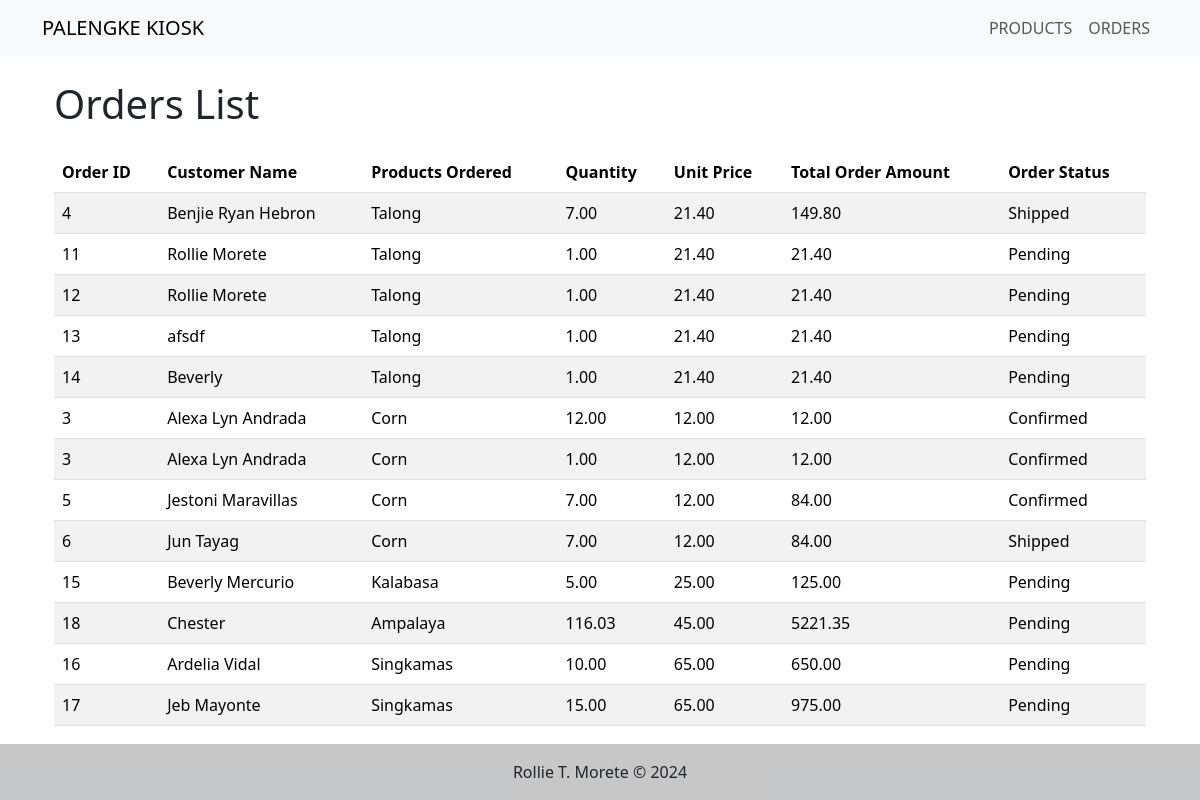
/orders.php, run on the app's committed database.
### tables this page shows
CREATE TABLE `order_details` (
  `order_item_id` int(11) NOT NULL,
  `order_id` int(11) DEFAULT NULL,
  `product_id` int(11) DEFAULT NULL,
  `quantity` decimal(10,2) DEFAULT NULL,
  `price` decimal(10,2) DEFAULT NULL
);

CREATE TABLE `orders` (
  `order_id` int(11) NOT NULL,
  `total_price` decimal(10,2) DEFAULT NULL,
  `date_time` datetime DEFAULT current_timestamp(),
  `customer_name` varchar(255) DEFAULT NULL,
  `order_status` varchar(255) DEFAULT 'Pending'
);

CREATE TABLE `products` (
  `product_id` int(11) NOT NULL,
  `name` varchar(255) NOT NULL,
  `unit` varchar(50) DEFAULT NULL,
  `price_per_unit` decimal(10,2) DEFAULT NULL,
  `image_url` varchar(255) DEFAULT NULL
);

### orders.php (the view, shortened to what this page needs)
<?php
include 'config/database.php';
$sql = "SELECT
            o.order_id,
            o.date_time as order_date,
            o.customer_name,
            o.order_status,
            o.total_price as order_total_price,
            p.name as product_name,
            p.price_per_unit,
            p.unit,
            p.image_url,
            oi.quantity,
            oi.price as item_price
        FROM orders o
        JOIN order_details oi ON o.order_id = oi.order_id
        JOIN products p ON oi.product_id = p.product_id";
$result = $conn->query($sql);
$orders_data = array();
if ($result->num_rows > 0) {
    while($row = $result->fetch_assoc()) {
        array_push($orders_data, $row);
    }
} else {
    echo "0 results";
}
include 'template/header.php';
?>
<div class="container mt-4">
  <h1 class="mb-4">Orders List</h1>
  <table class="table table-striped">
    <thead>
      <tr>
        <th scope="col">Order ID</th>
        <th scope="col">Customer Name</th>
        <th scope="col">Products Ordered</th>
        <th scope="col">Quantity</th>
        <th scope="col">Unit Price</th>
        <th scope="col">Total Order Amount</th>
        <th scope="col">Order Status</th>
      </tr>
    </thead>
    <tbody>
      <?php foreach ($orders_data as $order): ?>
      <tr>
        <td><?php echo htmlspecialchars($order['order_id']); ?></td>
        <td><?php echo htmlspecialchars($order['customer_name']); ?></td>
        <td><?php echo htmlspecialchars($order['product_name']); ?></td>
        <td><?php echo htmlspecialchars($order['quantity']); ?></td>
        <td><?php echo htmlspecialchars($order['price_per_unit']); ?></td>
        <td><?php echo htmlspecialchars($order['order_total_price']); ?></td>
        <td><?php echo htmlspecialchars($order['order_status']); ?></td>
      </tr>
      <?php endforeach; ?>
    </tbody>
  </table>
</div>
<?php
include 'template/footer.php';
?>

### css/style.css (style rules this page uses)
html { height: 100%; }
body { display: flex; flex-direction: column; min-height: 100vh; margin: 0; }

### data on the page
order_details: order.order_id "4", order.customer_name "Benjie Ryan Hebron", product.name "Talong", quantity "7.00", product.price_per_unit "21.40", order.total_price "149.80", order.order_status "Shipped"
order_details: order.order_id "11", order.customer_name "Rollie Morete", product.name "Talong", quantity "1.00", product.price_per_unit "21.40", order.total_price "21.40", order.order_status "Pending"
order_details: order.order_id "12", order.customer_name "Rollie Morete", product.name "Talong", quantity "1.00", product.price_per_unit "21.40", order.total_price "21.40", order.order_status "Pending"
order_details: order.order_id "13", order.customer_name "afsdf", product.name "Talong", quantity "1.00", product.price_per_unit "21.40", order.total_price "21.40", order.order_status "Pending"
order_details: order.order_id "14", order.customer_name "Beverly", product.name "Talong", quantity "1.00", product.price_per_unit "21.40", order.total_price "21.40", order.order_status "Pending"
order_details: order.order_id "3", order.customer_name "Alexa Lyn Andrada", product.name "Corn", quantity "12.00", product.price_per_unit "12.00", order.total_price "12.00", order.order_status "Confirmed"
order_details: order.order_id "3", order.customer_name "Alexa Lyn Andrada", product.name "Corn", quantity "1.00", product.price_per_unit "12.00", order.total_price "12.00", order.order_status "Confirmed"
order_details: order.order_id "5", order.customer_name "Jestoni Maravillas", product.name "Corn", quantity "7.00", product.price_per_unit "12.00", order.total_price "84.00", order.order_status "Confirmed"
order_details: order.order_id "6", order.customer_name "Jun Tayag", product.name "Corn", quantity "7.00", product.price_per_unit "12.00", order.total_price "84.00", order.order_status "Shipped"
order_details: order.order_id "15", order.customer_name "Beverly Mercurio", product.name "Kalabasa", quantity "5.00", product.price_per_unit "25.00", order.total_price "125.00", order.order_status "Pending"
order_details: order.order_id "18", order.customer_name "Chester", product.name "Ampalaya", quantity "116.03", product.price_per_unit "45.00", order.total_price "5221.35", order.order_status "Pending"
order_details: order.order_id "16", order.customer_name "Ardelia Vidal", product.name "Singkamas", quantity "10.00", product.price_per_unit "65.00", order.total_price "650.00", order.order_status "Pending"
order_details: order.order_id "17", order.customer_name "Jeb Mayonte", product.name "Singkamas", quantity "15.00", product.price_per_unit "65.00", order.total_price "975.00", order.order_status "Pending"
